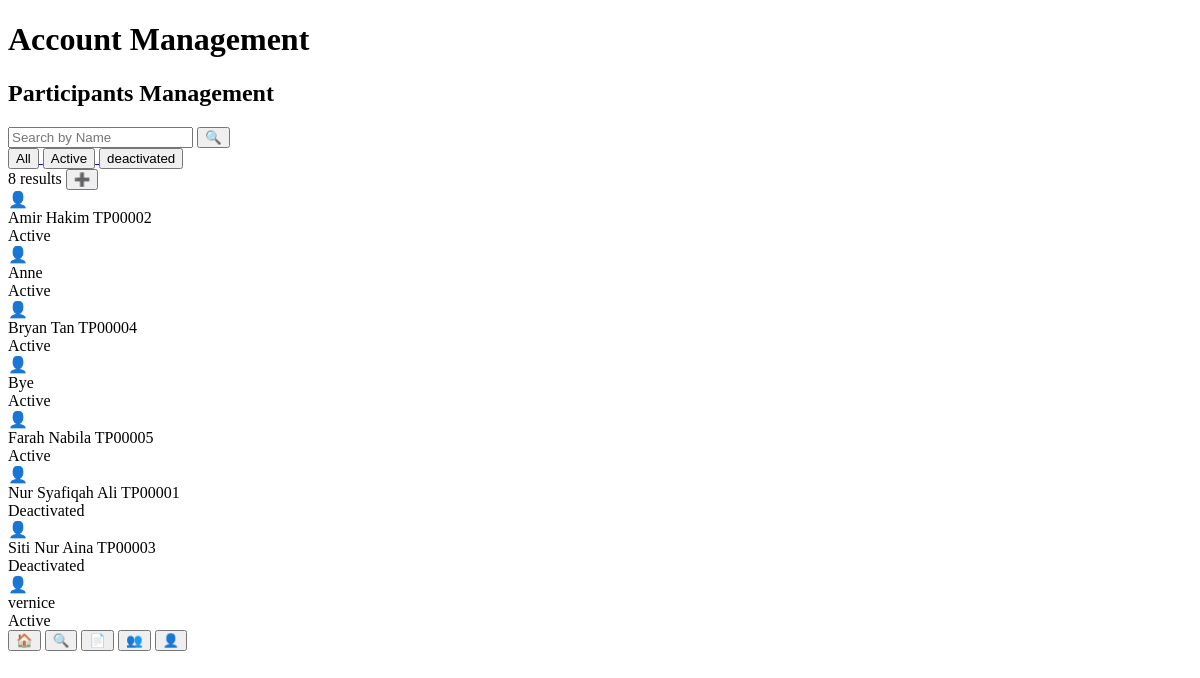
The app's page /Staff_acoount_management.php (signed in), older data.
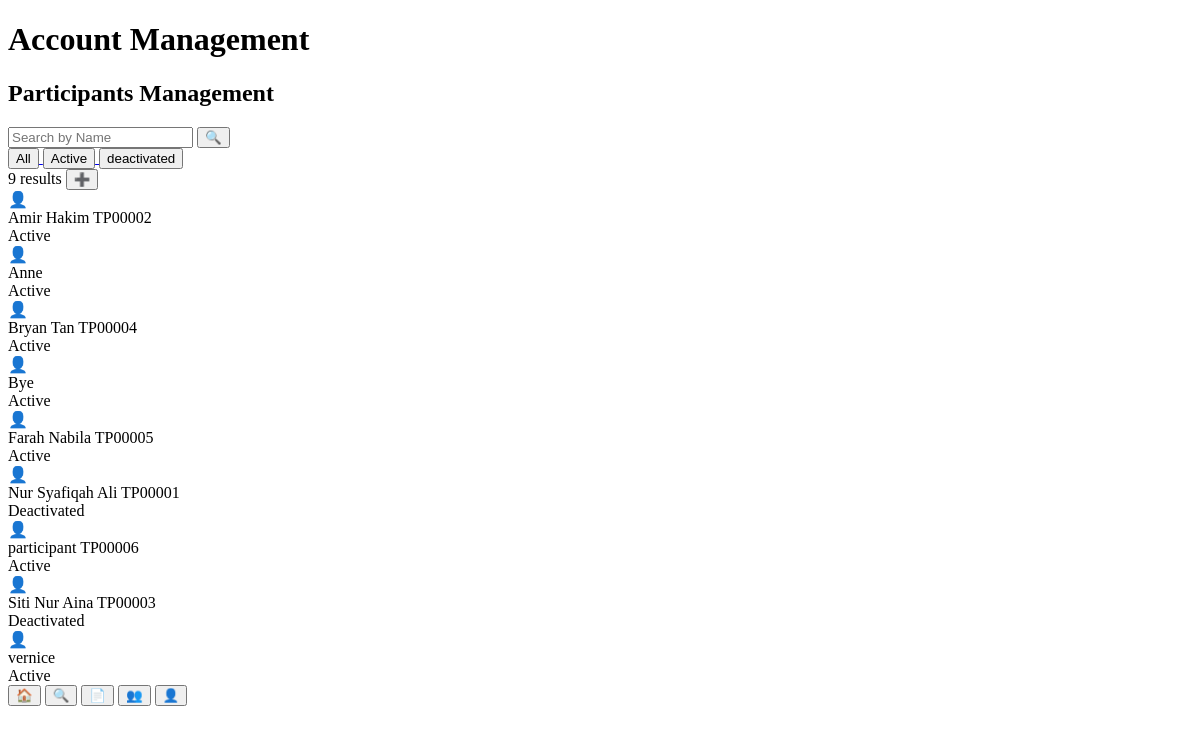
The same page, newer data.
### tables this page shows
CREATE TABLE IF NOT EXISTS `participants` (
  `participants_id` int NOT NULL AUTO_INCREMENT,
  `user_id` int NOT NULL,
  `TP_no` varchar(7) NOT NULL,
  PRIMARY KEY (`participants_id`),
  UNIQUE KEY `participant_id` (`participants_id`),
  KEY `user_id` (`user_id`)
);

CREATE TABLE IF NOT EXISTS `user` (
  `user_id` int NOT NULL AUTO_INCREMENT,
  `user_full_name` varchar(100) NOT NULL,
  `email` varchar(255) NOT NULL,
  `hash_password` varchar(255) NOT NULL,
  `profile_picture_path` varchar(255) NOT NULL,
  `account_status` varchar(50) NOT NULL,
  PRIMARY KEY (`user_id`),
  UNIQUE KEY `user_id` (`user_id`)
);

### Staff_acoount_management.php (the view, shortened to what this page needs)
<?php
    include("Database.php");
    $filter = $_GET['filter'] ?? 'all';
    $search = $_POST['search'] ?? '';
    $search = mysqli_real_escape_string($database, $search);
    $sql_all = "SELECT u.user_full_name, u.account_status, p.TP_no
                FROM participants p
                JOIN user u ON p.user_id = u.user_id";
    $sql_act = "SELECT u.user_full_name, u.account_status, p.TP_no
                FROM participants p
                JOIN user u ON p.user_id = u.user_id
                WHERE u.account_status = 'Active'";
    $sql_dea = "SELECT u.user_full_name, u.account_status, p.TP_no
                FROM participants p
                JOIN user u ON p.user_id = u.user_id
                WHERE u.account_status = 'Deactivated'";
    if ($filter === 'active') {
        $sql = $sql_act;
    } elseif ($filter === 'deactivated') {
        $sql = $sql_dea;
    } else {
        $sql = $sql_all;
    }
    $sql .= " ORDER BY u.user_full_name ASC";
    $result = mysqli_query($database, $sql);
    $participants = [];
    if ($result) {
        while ($row = mysqli_fetch_assoc($result)) {
            $participants[] = $row;
        }
    }
    $total_results = count($participants);
?>
<!DOCTYPE html>
<html lang="en">
<head>
</head>
<body>
    <div class="mobile-container">
        <header class="header">
            <h1>Account Management</h1>
        </header>
        <main class="main-content">
            <div class="content-header">
                <h2>Participants Management</h2>
            </div>
            <form method="POST" class="search-bar">
                <input type="text" name="search" placeholder="Search by Name" value="<?= htmlspecialchars($search); ?>">
                <button type="submit" class="search-btn">🔍</button>
            </form>
            <div class="filter-tabs">
                <a href = "?filter=all" >
                    <button class="tab <?= ($filter === 'all') ? 'active': '' ?>">All</button>
                </a>
                <a href = "?filter=active" >
                    <button class="tab <?= ($filter === 'active') ? 'active': '' ?>">Active</button>
                </a>
                <a href = "?filter=deactivated" >
                    <button class="tab <?= ($filter === 'deactivated') ? 'active': '' ?>">deactivated</button>
                </a>
            </div>
            <div class="results-header">
                <span class="results-count">
                    <?= $total_results; ?> results
                </span>
                <button class="add-btn">➕</button>
            </div>
            <div class="participants-list">
                <?php if ($total_results > 0): ?>
                    <?php foreach ($participants as $p): ?>
                        <div class="participant-item">
                            <div class="user-icon">👤</div>
                            <div class="user-info">
                                <span class="name">
                                    <?= htmlspecialchars($p['user_full_name']); ?>
                                </span>
                                <span class="id">
                                    <?= htmlspecialchars($p['TP_no']); ?>
                                </span>
                            </div>
                            <span class="status <?= strtolower($p['account_status']); ?>">
                                <?= htmlspecialchars($p['account_status']); ?>
                            </span>
                        </div>
                    <?php endforeach; ?>
                <?php else: ?>
                    <p>No participants found.</p>
                <?php endif; ?>
            </div>
        </main>
        <nav class="bottom-nav">
            <button class="nav-btn">
                <span class="icon">🏠</span>
            </button>
            <button class="nav-btn">
                <span class="icon">🔍</span>
            </button>
            <button class="nav-btn">
                <span class="icon">📄</span>
            </button>
            <button class="nav-btn active">
                <span class="icon">👥</span>
            </button>
            <button class="nav-btn">
                <span class="icon">👤</span>
            </button>
        </nav>
    </div>
</body>
</html>
</body>
</html>

Row changes from the older to the newer data that the page shows:
added participants: user.user_full_name "participant", TP_no "TP00006", user.account_status "Active"
Text that changed along with them:
$total_results: "8" → "9"
